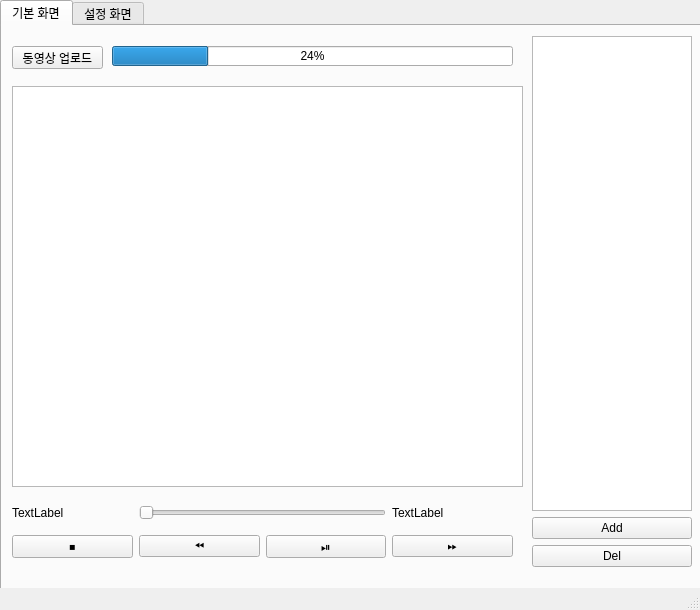
<?xml version="1.0" encoding="UTF-8"?>
<ui version="4.0">
 <class>MainWindow</class>
 <widget class="QMainWindow" name="MainWindow">
  <property name="geometry">
   <rect>
    <x>0</x>
    <y>0</y>
    <width>700</width>
    <height>610</height>
   </rect>
  </property>
  <property name="windowTitle">
   <string>MainWindow</string>
  </property>
  <widget class="QWidget" name="centralwidget">
   <widget class="QTabWidget" name="tabWidget">
    <property name="geometry">
     <rect>
      <x>0</x>
      <y>0</y>
      <width>701</width>
      <height>591</height>
     </rect>
    </property>
    <property name="currentIndex">
     <number>0</number>
    </property>
    <property name="documentMode">
     <bool>false</bool>
    </property>
    <widget class="QWidget" name="tab">
     <attribute name="title">
      <string>기본 화면</string>
     </attribute>
     <widget class="QGraphicsView" name="graphicsView">
      <property name="geometry">
       <rect>
        <x>10</x>
        <y>60</y>
        <width>511</width>
        <height>401</height>
       </rect>
      </property>
     </widget>
     <widget class="QWidget" name="gridLayoutWidget">
      <property name="geometry">
       <rect>
        <x>10</x>
        <y>470</y>
        <width>501</width>
        <height>71</height>
       </rect>
      </property>
      <layout class="QGridLayout" name="gridLayout">
       <item row="1" column="0">
        <widget class="QPushButton" name="btn_pause">
         <property name="text">
          <string>⏹️</string>
         </property>
        </widget>
       </item>
       <item row="1" column="3">
        <widget class="QPushButton" name="btn_stop_start">
         <property name="text">
          <string>⏯️</string>
         </property>
        </widget>
       </item>
       <item row="0" column="2" colspan="2">
        <widget class="QSlider" name="bar">
         <property name="orientation">
          <enum>Qt::Horizontal</enum>
         </property>
        </widget>
       </item>
       <item row="0" column="4">
        <widget class="QLabel" name="label_3">
         <property name="text">
          <string>TextLabel</string>
         </property>
        </widget>
       </item>
       <item row="0" column="0">
        <widget class="QLabel" name="label_2">
         <property name="text">
          <string>TextLabel</string>
         </property>
        </widget>
       </item>
       <item row="1" column="4">
        <widget class="QPushButton" name="btn_forward">
         <property name="text">
          <string>⏩</string>
         </property>
        </widget>
       </item>
       <item row="1" column="2">
        <widget class="QPushButton" name="btn_prev">
         <property name="text">
          <string>⏪</string>
         </property>
        </widget>
       </item>
      </layout>
     </widget>
     <widget class="QWidget" name="verticalLayoutWidget">
      <property name="geometry">
       <rect>
        <x>530</x>
        <y>10</y>
        <width>160</width>
        <height>531</height>
       </rect>
      </property>
      <layout class="QVBoxLayout" name="verticalLayout">
       <item>
        <widget class="QTextBrowser" name="list"/>
       </item>
       <item>
        <widget class="QPushButton" name="btn_add">
         <property name="text">
          <string>Add</string>
         </property>
        </widget>
       </item>
       <item>
        <widget class="QPushButton" name="btn_del">
         <property name="text">
          <string>Del</string>
         </property>
        </widget>
       </item>
      </layout>
     </widget>
     <widget class="QPushButton" name="pushButton_7">
      <property name="geometry">
       <rect>
        <x>10</x>
        <y>20</y>
        <width>91</width>
        <height>23</height>
       </rect>
      </property>
      <property name="text">
       <string>동영상 업로드</string>
      </property>
     </widget>
     <widget class="QProgressBar" name="progressBar">
      <property name="geometry">
       <rect>
        <x>110</x>
        <y>20</y>
        <width>401</width>
        <height>20</height>
       </rect>
      </property>
      <property name="value">
       <number>24</number>
      </property>
     </widget>
    </widget>
    <widget class="QWidget" name="tab_2">
     <attribute name="title">
      <string>설정 화면</string>
     </attribute>
     <widget class="QGroupBox" name="groupBox">
      <property name="geometry">
       <rect>
        <x>60</x>
        <y>40</y>
        <width>521</width>
        <height>101</height>
       </rect>
      </property>
      <property name="title">
       <string>Log</string>
      </property>
      <widget class="QWidget" name="gridLayoutWidget_2">
       <property name="geometry">
        <rect>
         <x>0</x>
         <y>20</y>
         <width>521</width>
         <height>80</height>
        </rect>
       </property>
       <layout class="QGridLayout" name="gridLayout_2">
        <item row="0" column="0">
         <widget class="QLabel" name="label">
          <property name="text">
           <string>  Log Record Activation</string>
          </property>
         </widget>
        </item>
        <item row="0" column="1">
         <widget class="QCheckBox" name="checkBox">
          <property name="text">
           <string>Off(Save in TXT)</string>
          </property>
         </widget>
        </item>
        <item row="1" column="1">
         <widget class="QCheckBox" name="checkBox_4">
          <property name="text">
           <string>Off</string>
          </property>
         </widget>
        </item>
        <item row="1" column="0">
         <widget class="QLabel" name="label_4">
          <property name="text">
           <string>  Mute</string>
          </property>
         </widget>
        </item>
       </layout>
      </widget>
     </widget>
     <widget class="QGroupBox" name="groupBox_2">
      <property name="geometry">
       <rect>
        <x>60</x>
        <y>160</y>
        <width>521</width>
        <height>101</height>
       </rect>
      </property>
      <property name="title">
       <string>Graphic</string>
      </property>
      <widget class="QWidget" name="gridLayoutWidget_3">
       <property name="geometry">
        <rect>
         <x>0</x>
         <y>20</y>
         <width>521</width>
         <height>80</height>
        </rect>
       </property>
       <layout class="QGridLayout" name="gridLayout_3">
        <item row="0" column="0">
         <widget class="QLabel" name="label_5">
          <property name="text">
           <string>  Set Border Lines</string>
          </property>
         </widget>
        </item>
        <item row="0" column="1">
         <widget class="QCheckBox" name="checkBox_2">
          <property name="text">
           <string>Off</string>
          </property>
         </widget>
        </item>
        <item row="1" column="1">
         <widget class="QCheckBox" name="checkBox_3">
          <property name="text">
           <string>Off</string>
          </property>
         </widget>
        </item>
        <item row="1" column="0">
         <widget class="QLabel" name="label_6">
          <property name="text">
           <string>  Rack Classification Mode</string>
          </property>
         </widget>
        </item>
       </layout>
      </widget>
     </widget>
     <widget class="QGroupBox" name="groupBox_3">
      <property name="geometry">
       <rect>
        <x>60</x>
        <y>290</y>
        <width>521</width>
        <height>71</height>
       </rect>
      </property>
      <property name="title">
       <string>Video</string>
      </property>
      <widget class="QWidget" name="gridLayoutWidget_4">
       <property name="geometry">
        <rect>
         <x>0</x>
         <y>20</y>
         <width>521</width>
         <height>41</height>
        </rect>
       </property>
       <layout class="QGridLayout" name="gridLayout_4">
        <item row="0" column="1">
         <widget class="QComboBox" name="comboBox">
          <property name="currentText">
           <string>±3sec</string>
          </property>
          <property name="currentIndex">
           <number>0</number>
          </property>
          <property name="placeholderText">
           <string>5</string>
          </property>
          <item>
           <property name="text">
            <string>±3sec</string>
           </property>
          </item>
          <item>
           <property name="text">
            <string>±5sec</string>
           </property>
          </item>
          <item>
           <property name="text">
            <string>±7sec</string>
           </property>
          </item>
         </widget>
        </item>
        <item row="0" column="0">
         <widget class="QLabel" name="label_7">
          <property name="text">
           <string>  Frame NUM per Accident</string>
          </property>
         </widget>
        </item>
       </layout>
      </widget>
     </widget>
    </widget>
   </widget>
  </widget>
  <widget class="QMenuBar" name="menubar">
   <property name="geometry">
    <rect>
     <x>0</x>
     <y>0</y>
     <width>700</width>
     <height>22</height>
    </rect>
   </property>
  </widget>
  <widget class="QStatusBar" name="statusbar"/>
 </widget>
 <resources/>
 <connections/>
</ui>
